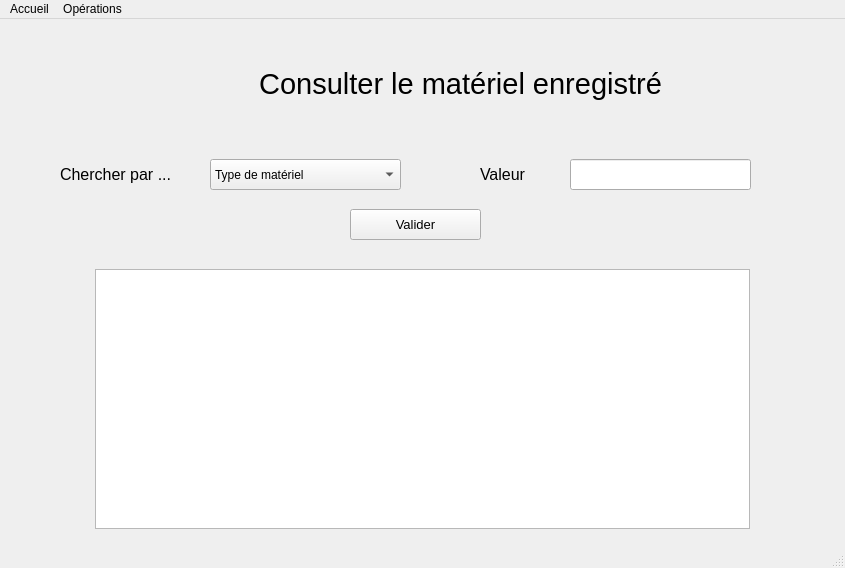
<?xml version="1.0" encoding="UTF-8"?>
<ui version="4.0">
 <class>Accueil</class>
 <widget class="QMainWindow" name="Accueil">
  <property name="geometry">
   <rect>
    <x>0</x>
    <y>0</y>
    <width>845</width>
    <height>568</height>
   </rect>
  </property>
  <property name="windowTitle">
   <string>MainWindow</string>
  </property>
  <widget class="QWidget" name="centralwidget">
   <widget class="QLabel" name="Title">
    <property name="geometry">
     <rect>
      <x>180</x>
      <y>30</y>
      <width>561</width>
      <height>71</height>
     </rect>
    </property>
    <property name="font">
     <font>
      <pointsize>22</pointsize>
     </font>
    </property>
    <property name="text">
     <string>&lt;html&gt;&lt;head/&gt;&lt;body&gt;&lt;p align=&quot;center&quot;&gt;Consulter le matériel enregistré&lt;/p&gt;&lt;/body&gt;&lt;/html&gt;</string>
    </property>
   </widget>
   <widget class="QLabel" name="logo">
    <property name="geometry">
     <rect>
      <x>10</x>
      <y>10</y>
      <width>131</width>
      <height>71</height>
     </rect>
    </property>
    <property name="maximumSize">
     <size>
      <width>282</width>
      <height>160</height>
     </size>
    </property>
    <property name="sizeIncrement">
     <size>
      <width>1</width>
      <height>2</height>
     </size>
    </property>
    <property name="text">
     <string/>
    </property>
    <property name="pixmap">
     <pixmap>../../Hardis-Blockchain/logo.png</pixmap>
    </property>
    <property name="scaledContents">
     <bool>true</bool>
    </property>
   </widget>
   <widget class="QLabel" name="logout">
    <property name="geometry">
     <rect>
      <x>816</x>
      <y>10</y>
      <width>21</width>
      <height>21</height>
     </rect>
    </property>
    <property name="text">
     <string/>
    </property>
    <property name="pixmap">
     <pixmap>../../Hardis-Blockchain/log-out.jpg</pixmap>
    </property>
    <property name="scaledContents">
     <bool>true</bool>
    </property>
   </widget>
   <widget class="QPushButton" name="Enregistrer">
    <property name="geometry">
     <rect>
      <x>350</x>
      <y>190</y>
      <width>131</width>
      <height>31</height>
     </rect>
    </property>
    <property name="font">
     <font>
      <pointsize>10</pointsize>
      <italic>false</italic>
     </font>
    </property>
    <property name="cursor">
     <cursorShape>ArrowCursor</cursorShape>
    </property>
    <property name="mouseTracking">
     <bool>false</bool>
    </property>
    <property name="text">
     <string>Valider</string>
    </property>
    <property name="flat">
     <bool>false</bool>
    </property>
   </widget>
   <widget class="QComboBox" name="type_menu">
    <property name="geometry">
     <rect>
      <x>210</x>
      <y>140</y>
      <width>191</width>
      <height>31</height>
     </rect>
    </property>
    <item>
     <property name="text">
      <string>Type de matériel</string>
     </property>
    </item>
    <item>
     <property name="text">
      <string>ID</string>
     </property>
    </item>
    <item>
     <property name="text">
      <string>Marque</string>
     </property>
    </item>
    <item>
     <property name="text">
      <string>Personne responsable</string>
     </property>
    </item>
   </widget>
   <widget class="QLabel" name="chercher">
    <property name="geometry">
     <rect>
      <x>60</x>
      <y>140</y>
      <width>131</width>
      <height>31</height>
     </rect>
    </property>
    <property name="font">
     <font>
      <pointsize>12</pointsize>
     </font>
    </property>
    <property name="text">
     <string>Chercher par ...</string>
    </property>
   </widget>
   <widget class="QLineEdit" name="valeur_entree">
    <property name="geometry">
     <rect>
      <x>570</x>
      <y>140</y>
      <width>181</width>
      <height>31</height>
     </rect>
    </property>
   </widget>
   <widget class="QLabel" name="valeur">
    <property name="geometry">
     <rect>
      <x>480</x>
      <y>140</y>
      <width>81</width>
      <height>31</height>
     </rect>
    </property>
    <property name="font">
     <font>
      <pointsize>12</pointsize>
     </font>
    </property>
    <property name="text">
     <string>Valeur</string>
    </property>
   </widget>
   <widget class="QTextBrowser" name="affichage">
    <property name="geometry">
     <rect>
      <x>95</x>
      <y>250</y>
      <width>655</width>
      <height>260</height>
     </rect>
    </property>
   </widget>
  </widget>
  <widget class="QMenuBar" name="menubar">
   <property name="geometry">
    <rect>
     <x>0</x>
     <y>0</y>
     <width>845</width>
     <height>22</height>
    </rect>
   </property>
   <widget class="QMenu" name="menuHardis_Materiel">
    <property name="title">
     <string>Accueil</string>
    </property>
    <addaction name="actionAccueil"/>
    <addaction name="actionParam_tres"/>
    <addaction name="actionQuitter"/>
   </widget>
   <widget class="QMenu" name="menuEnregistrer_materiel">
    <property name="title">
     <string>Opérations</string>
    </property>
    <addaction name="actionEnregistrer_mat_riel"/>
    <addaction name="actionD_placer_mat_riel"/>
    <addaction name="actionConsulter_mat_riel"/>
   </widget>
   <addaction name="menuHardis_Materiel"/>
   <addaction name="menuEnregistrer_materiel"/>
  </widget>
  <widget class="QStatusBar" name="statusbar"/>
  <action name="actionEnregistrer_mat_riel">
   <property name="text">
    <string>Enregistrer matériel</string>
   </property>
  </action>
  <action name="actionD_placer_mat_riel">
   <property name="text">
    <string>Déplacer matériel</string>
   </property>
  </action>
  <action name="actionConsulter_mat_riel">
   <property name="text">
    <string>Consulter matériel</string>
   </property>
  </action>
  <action name="actionAccueil">
   <property name="text">
    <string>Accueil</string>
   </property>
  </action>
  <action name="actionParam_tres">
   <property name="text">
    <string>Paramètres</string>
   </property>
  </action>
  <action name="actionQuitter">
   <property name="text">
    <string>Quitter</string>
   </property>
  </action>
 </widget>
 <resources/>
 <connections/>
</ui>
